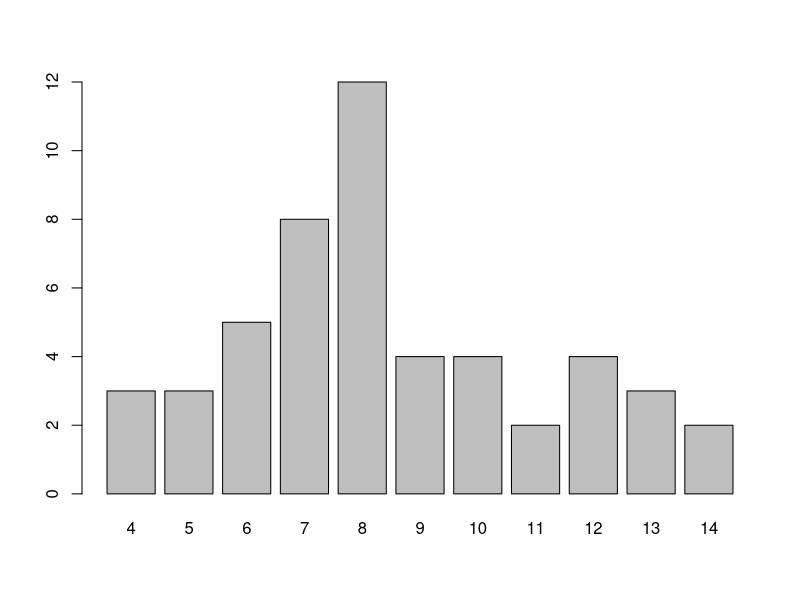

R code for this plot:
## ---- chunk 1
head(USArrests)

states <- rownames(USArrests)
#head(states)
## ---- chunk 2
# number of characters
nchar(states)
## ---- chunk 3
# to lower case
tolower(states)
## ---- chunk 4
# to upper case
toupper(states)
## ---- chunk 5
# case folding (upper = TRUE)
casefold(states, upper=TRUE)
## ---- chunk 6
# case folding (upper = FALSE)
casefold(states, upper=FALSE)
## ---- chunk 7
# number of charcaters
num_chars <- nchar(states)
## ---- chunk 8
# frequency table
char_freqs <- table(num_chars)
# barchart of number-of-characters
barplot(char_freqs)
## ---- chunk 9
paste('Pumpkin', 'Pie')
## ---- chunk 10
paste('a', 'b', 'c', 'd', 'e')
## ---- chunk 11
paste('a', 'b', 'c', 'd', 'e', sep = '-')
## ---- chunk 12
paste('a', 1:5, sep = '.')
## ---- chunk 13
# paste0() -vs- paste(..., sep = "")
paste0('Pumpkin', 'Pie')
paste('Pumpkin', 'Pie', sep = '')

# paste0() is also vectorized
paste0('a', 1:5)
## ---- chunk 14
# paste names with their num-of-chars
first_five <- head(states, 5)
paste(first_five, "= ", nchar(first_five))
## ---- chunk 15
# collapse first 5 states
paste(first_five, collapse = "")
## ---- chunk 16
# extract first 3 characters
substr('Berkeley', 1, 3)
## ---- chunk 17
# shorten state names with first 3 characters
substr(states, 1, 3)
## ---- chunk 18
# shorten state names with last 3 characters
substr(states, nchar(states)-2, nchar(states))
## ---- chunk 19
# shorten state names with first 3 characters
paste(substr(states, 1, 1), substr(states, nchar(states)-2, nchar(states)), sep="")
## ---- chunk 20
# 4-char states
states[num_chars == 4]
## ---- chunk 21
# 10-char states
states[num_chars == 10]
## ---- chunk 22
# collapse 4-char states
paste(states[num_chars == 4], collapse = ", ")
## ---- chunk 23
states_list <- list()
freqs = strtoi(names(char_freqs))
for(i in 1:length(freqs)) {
  if (freqs[i] %% 2 == 0) {
    states_list[[i]] = toupper(states[num_chars == freqs[i]])
  } else {
    states_list[[i]] = tolower(states[num_chars == freqs[i]])
  }
  names(states_list)[i] = paste(freqs[i], "chars", sep="-")
}
print(states_list)
## ---- chunk 24
to_celsius <- function(x = 1) {
  (x - 32) * (5/9)
}

to_kelvin <- function(x = 1) {
  (x + 459.67) * (5/9)
}

to_reaumur <- function(x = 1) {
  (x - 32) * (4/9)
}

to_rankine <- function(x = 1) {
  x + 459.67
}
## ---- chunk 25
temp_convert <- function(x = 1, to = "celsius") {
  switch(to,
         "celsius" = to_celsius(x),
         "kelvin" = to_kelvin(x),
         "reaumur" = to_reaumur(x),
         "rankine" = to_rankine(x))
}
temp_convert(30, 'celsius')
## ---- chunk 26
# your function temp_convert
temp_convert <- function(x = 1, to) {
  switch(to,
         "celsius" = to_celsius(x),
         "Celsius" = to_celsius(x),
         "CELSIUS" = to_celsius(x),
         "kelvin" = to_kelvin(x),
         "Kelvin" = to_kelvin(x),
         "KELVIN" = to_kelvin(x),
         "reaumur" = to_reaumur(x),
         "Reaumur" = to_reaumur(x),
         "REAMUR" = to_reaumur(x),
         "rankine" = to_rankine(x),
         "Rankine" = to_rankine(x),
         "RANKINE" = to_rankine(x)
         )
}

## ---- chunk 27
# vector of file names
paste0('file', 1:10, '.csv')
paste('file', 1:10, '.csv', sep="")
c <- c()
for(i in 1:10) {
  c[i] = paste("file", i, ".csv", sep="")
}
c

## ---- chunk 28
# rename vector of file names
for(i in 1:length(c)) {
  c[i] = paste0("dataset", i, ".csv")
}
c
## ---- chunk 29
colplot <- function(col) {
  if (!is_color(col)) {
    return(paste("invalid color", col))
  } else {
    r <- runif(100)
    d <- data.frame(
      x = 1:100,
      r = r
    )
    plot(d, r, col = col)
  }
}

## ---- chunk 30
# random vector of letters
set.seed(1)
letrs <- sample(letters, size = 100, replace = TRUE)
head(letrs)
## ---- chunk 31
# count number of vowels
vowels <- c("a", "e", "i", "o", "u")
for(i in 1:length(vowels)) {
  print(paste(vowels[i], sum(letrs == vowels[i]), sep = ": "))
}
## ---- chunk 32
# your function count_letters()
count_letters <- function(letrs) {
  lets = length(letrs)
  vows = 0
  cons = 0
  z = 0
  for(i in 1:length(letrs)) {
    if (letrs[i]%in%vowels) {
      vows = vows + 1
    } else {
      cons = cons + 1
    }
  }
  print(paste("letters:", lets))
  print(paste("vowels:", vows))
  print(paste("consonants:", cons))
}
count_letters(letrs)
